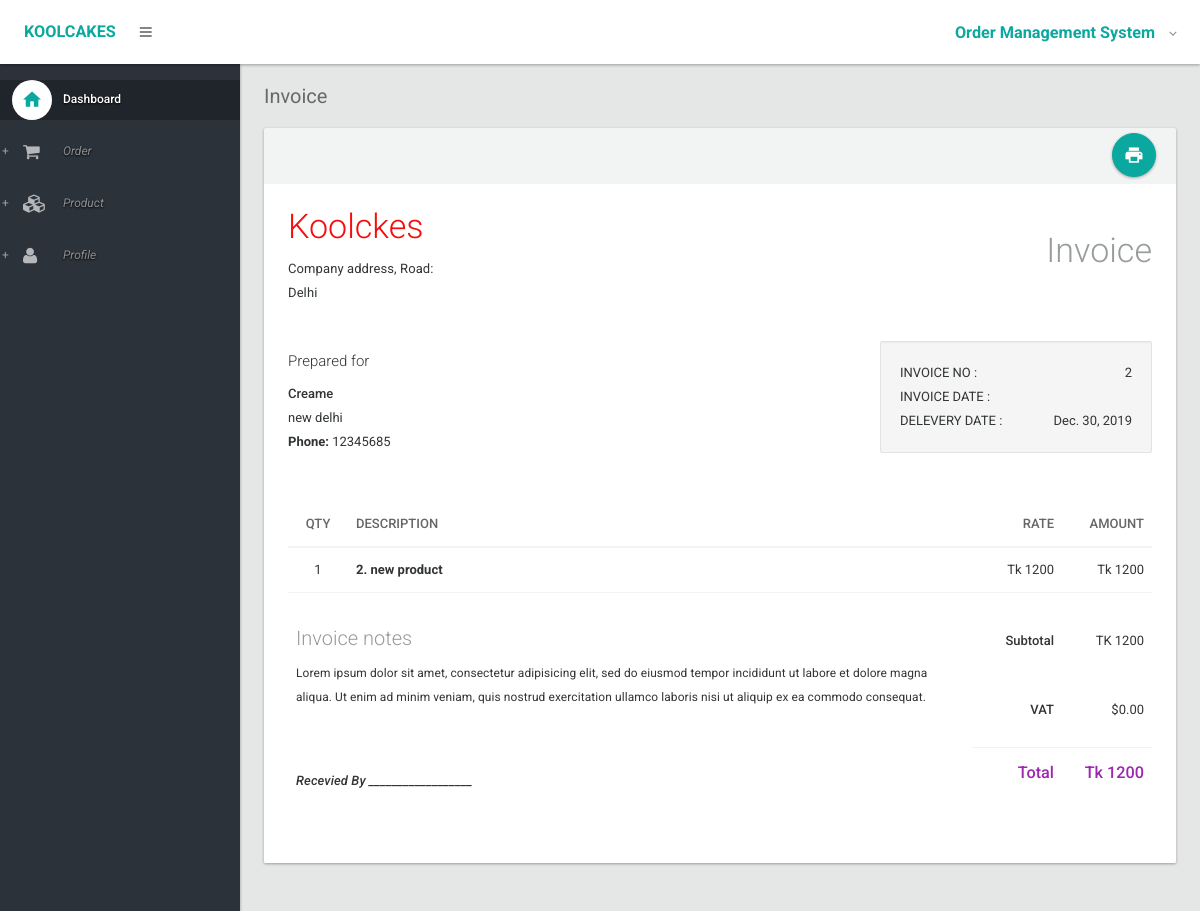
The page /order/2/ (signed in) on the database its author committed.
### order/models.py (models this page shows, shortened)
class Order (models.Model):
    name = models.CharField(max_length=200)
    phone = models.CharField(max_length=20)
    address = models.TextField()
    delivery_date = models.DateField(blank=True)
    order_date = models.DateField()
    product_id = models.ForeignKey(Product ,on_delete=models.CASCADE,)
    payment_option = models.CharField(max_length=50)
    order_status = models.CharField(max_length=50)
    quantity = models.IntegerField( )
    any_other_details = models.CharField(max_length=50)
    message = models.CharField(max_length=50)

class Product(models.Model):
    serving = models.CharField(max_length=100 )
    product_name = models.CharField(max_length=100)
    price = models.IntegerField()
    shape = models.CharField(max_length=50)
    cake_type = models.CharField(max_length=50)
    sponge = models.CharField(max_length=50)
    fillings = models.CharField(max_length=50)
    dietary_requirements = models.CharField(max_length=50)
    creame = models.CharField(max_length=50)
    active = models.IntegerField(default='1')

### order/views.py (the view)
# urls.py: path('order/<int:order_id>/', my_order.show, name='show'),
@login_required
def show(request, order_id):
    order = Order.objects.filter(id=order_id)
    return render(request, 'show.html', {'order': order})

### order/templates/show.html (shortened to what this page needs)
{% extends 'layout.html' %} {% load static %} {% block title %} Print Order {% endblock %} {% block body %} {% for order in order %}
<section>
    <div class="section-header">
        <ol class="breadcrumb">
            <li class="active">Invoice</li>
        </ol>
    </div>
    <div class="section-body">
        <div class="row">
            <div class="col-lg-12">
                <div class="card card-printable style-default-light">
                    <div class="card-head">
                        <div class="tools">
                            <div class="btn-group">
                                <a class="btn btn-floating-action btn-primary" href="javascript:void(0);" onclick="javascript:window.print();"><i class="md md-print"></i></a>
                            </div>
                        </div>
                    </div>
                    <div class="card-body style-default-bright" id="print">
                        <div class="row">
                            <div class="col-xs-8">
                                <h1 class="text-light" style="margin-top: 0px; color: #f70b0b">Koolckes <strong class="text-accent-dark" style="color: #1ab394"></strong></h1>
                                <p>Company address, Road: <br>Delhi </p>
                            </div>
                            <div class="col-xs-4 text-right">
                                <h1 class="text-light text-default-light">Invoice</h1>
                            </div>
                        </div>
                        <br/>
                        <div class="row">
                            <div class="col-xs-8">
                                <h4 class="text-light">Prepared for</h4>
                                <address>
													<strong>{{ order.name }}</strong><br>
													{{ order.address }}<br>
													<b>Phone:</b> {{ order.phone }}
												</address>
                            </div>
                            <div class="col-xs-4">
                                <div class="well">
                                    <div class="clearfix">
                                        <div class="pull-left"> INVOICE NO : </div>
                                        <div class="pull-right"> {{ order.id }} </div>
                                    </div>
                                    <div class="clearfix">
                                        <div class="pull-left"> INVOICE DATE : </div>
                                    </div>
                                    <div class="clearfix">
                                        <div class="pull-left"> DELEVERY DATE : </div>
                                        <div class="pull-right"> {{ order.delivery_date }} </div>
                                    </div>
                                </div>
                            </div>
                        </div>
                        <br/>
                        <div class="row">
                            <div class="col-md-12">
                                <table class="table">
                                    <thead>
                                        <tr>
                                            <th style="width:60px" class="text-center">QTY</th>
                                            <th class="text-left">DESCRIPTION</th>
                                            <th style="width:90px" class="text-right">RATE</th>
                                            <th style="width:90px" class="text-right">AMOUNT</th>
                                        </tr>
                                    </thead>
                                    <tbody>
                                        <tr>
                                            <td class="text-center">{{ order.quantity }}</td>
                                            <td> <b>{{ order.product_id.id}}. {{ order.product_id.product_name }}</b> <br><small>{{ order.product_id.product_details}}</small></td>
                                            <td class="text-right">Tk {{ order.product_id.price }}</td>
                                            <td class="text-right">Tk {% widthratio order.product_id.price 1 order.quantity %}</td>
                                        </tr>
                                        <tr>
                                            <td colspan="2" rowspan="4">
                                                <h3 class="text-light opacity-50">Invoice notes</h3>
                                                <p><small>Lorem ipsum dolor sit amet, consectetur adipisicing elit, sed do eiusmod tempor incididunt ut labore et dolore magna aliqua. Ut enim ad minim veniam, quis nostrud exercitation ullamco laboris nisi ut aliquip ex ea commodo consequat.</small></p><br><br>
                                                <p><strong><em>Recevied By __________________</em></strong></p>
                                            </td>
                                            <td class="text-right"><strong>Subtotal</strong></td>
                                            <td class="text-right">TK {% widthratio order.product_id.price 1 order.quantity %}</td>
                                        </tr>
                                        <tr>
                                            <td class="text-right hidden-border"><strong>VAT</strong></td>
                                            <td class="text-right hidden-border">$0.00</td>
                                        </tr>
                                        <tr>
                                            <td class="text-right"><strong class="text-lg text-accent">Total</strong></td>
                                            <td class="text-right"><strong class="text-lg text-accent">Tk {% widthratio order.product_id.price 1 order.quantity  %}</strong></td>
                                        </tr>
                                    </tbody>
                                </table>
                            </div>
                        </div>
                    </div>
                </div>
            </div>
        </div>
    </div>
</section>
{% endfor %} {% endblock %}

### rows shown on the page
Order: name "Creame", address "new delhi", phone "12345685", id "2", delivery_date "Dec. 30, 2019", quantity "1", product_id.id "2", product_id.product_name "new product", product_id.price "1200", product_id+quantity "1200"
